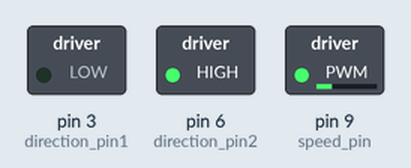
Recording of a sketch running on a simulated Arduino Uno, built with avr-gcc and run on an emulated ATmega328P. Parts: switched loads named in the sketch (green lamp = pin HIGH).

Above: at 0.1 s.
Timing chart, 0 to 1.6 s (numbered marks = the images above):
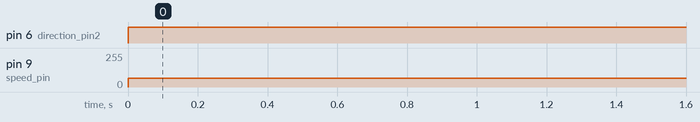

Measured:
- by itself, pin 6 (direction_pin2): LOW → HIGH at 0.00 s
- by itself, pin 9 (speed_pin): 0/255 → 65/255 at 0.00 s

The sketch:

37_DC_Motor_Intro.ino
```cpp
// DC Motor Intro

int speed_pin = 9;
int direction_pin1 = 3;
int direction_pin2 = 6;

int motor_speed = 65; // 0 - completely off and 255 -> completely on


void setup() {
  // put your setup code here, to run once:

  pinMode(speed_pin, OUTPUT);
  pinMode(direction_pin1, OUTPUT);
  pinMode(direction_pin2, OUTPUT);
}

void loop() {
  // put your main code here, to run repeatedly:

  // direction --> By alternating the HIGH and LOW, we can get it to rotate either in clockwise or counter clockwise
  digitalWrite(direction_pin1, LOW);
  digitalWrite(direction_pin2, HIGH);

  // Turn it on --> Set a speed
  analogWrite(speed_pin, motor_speed);
}
```
